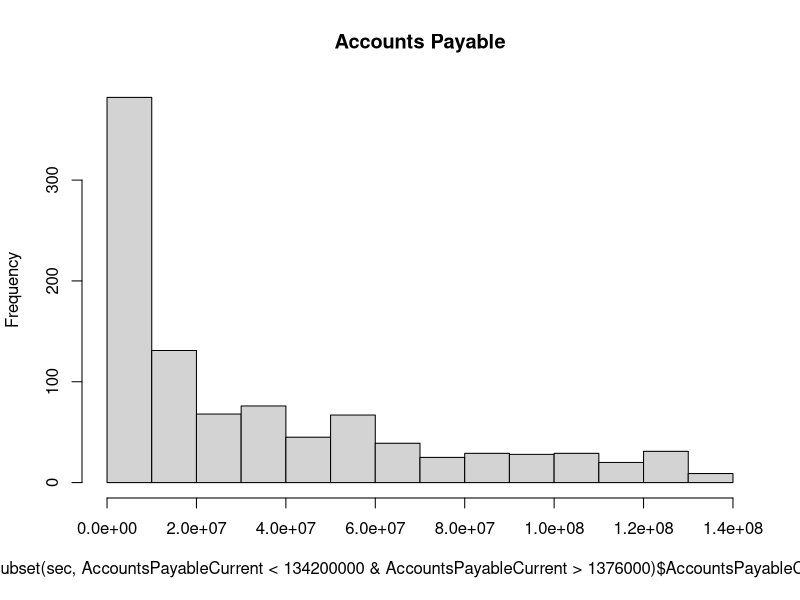
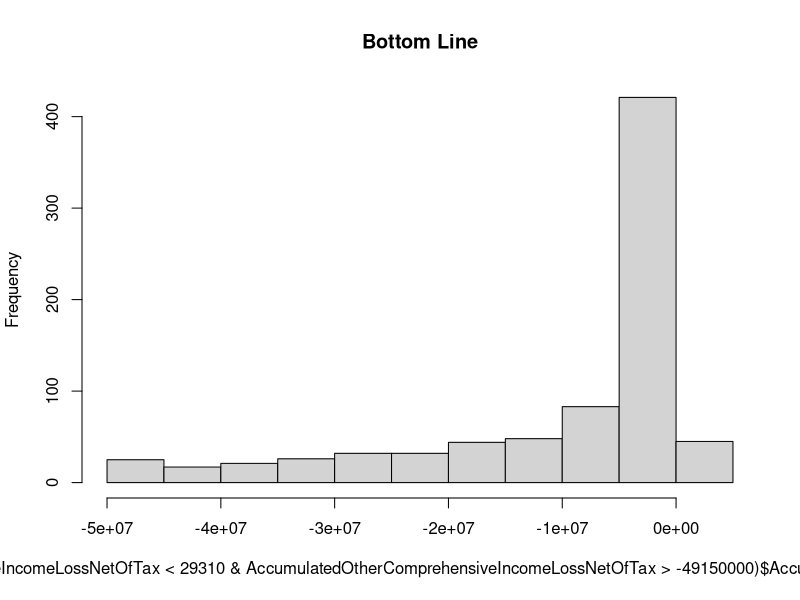
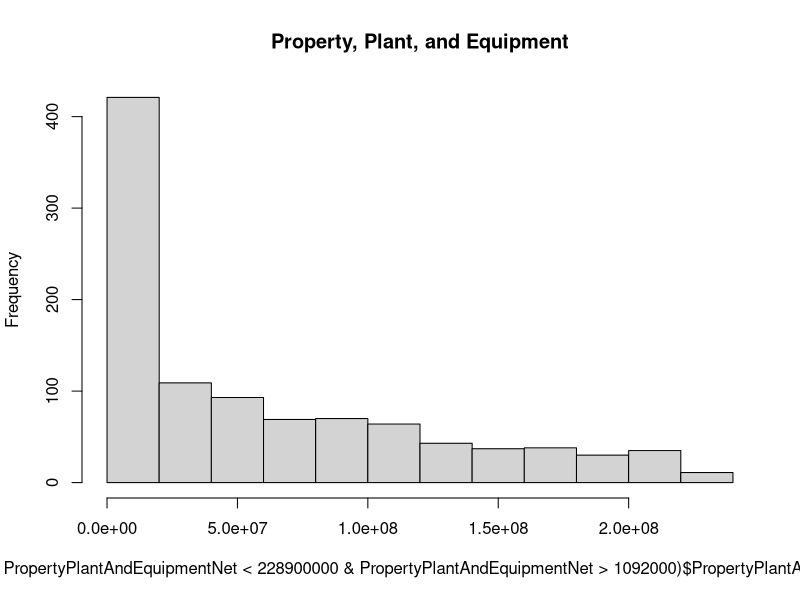
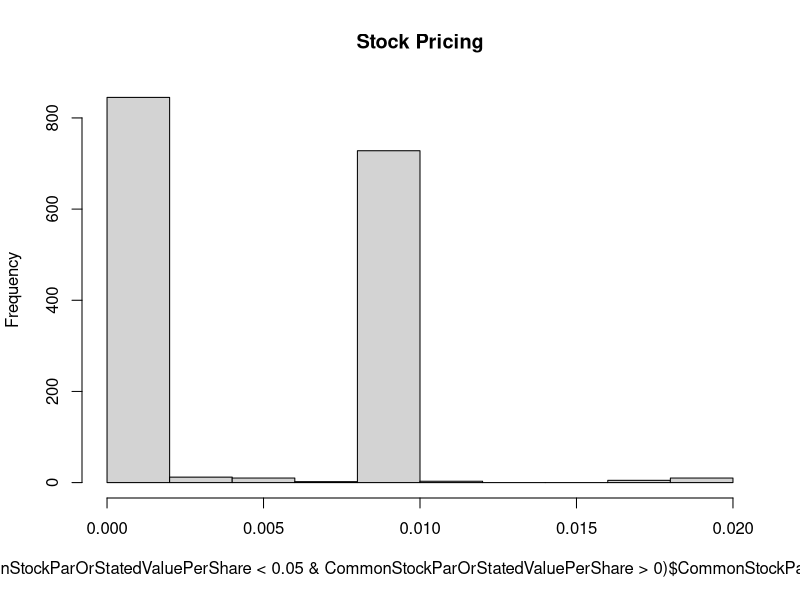

The R source for these figures, in order:
###############
# directories #
###############
getwd()
setwd("C:/Dhruv/Misc/Personal/writing/Blogging/2_posts/3_September/wk2_post9/2_Post 9_analysis")

########
# data #
########
sec <- read.csv("final_SEC_data.csv")

########
# eda #
########

# vars of interest, representing 4 sections

# AccountsPayableCurrent - 1	
# AccumulatedOtherComprehensiveIncomeLossNetOfTax - 2
# PropertyPlantAndEquipmentNet - 3 	
# CommonStockParOrStatedValuePerShare - 4

summary(sec)

# number of na's ranges from 3219/6028 to 5521/6027
# not all companies will have entries for every column on a financial statement
# eg companies that don't own heavy machinery will report rented gear in cash flows.

# (i)
hist(subset(sec, AccountsPayableCurrent < 1.342e+08 & AccountsPayableCurrent > 1.376e+06)$AccountsPayableCurrent, 
     main = "Accounts Payable")

# (ii)
hist(subset(sec, AccumulatedOtherComprehensiveIncomeLossNetOfTax < 2.931e+04 & AccumulatedOtherComprehensiveIncomeLossNetOfTax > -4.915e+07)$AccumulatedOtherComprehensiveIncomeLossNetOfTax, 
     main = "Bottom Line")

# (iii)
hist(subset(sec, PropertyPlantAndEquipmentNet < 2.289e+08 & PropertyPlantAndEquipmentNet > 1.092e+06)$PropertyPlantAndEquipmentNet, 
     main = "Property, Plant, and Equipment")

# (iv)
hist(subset(sec, CommonStockParOrStatedValuePerShare < 0.05 & CommonStockParOrStatedValuePerShare > 0)$CommonStockParOrStatedValuePerShare, 
     main = "Stock Pricing")



#############
# cutpoints #
#############


# (i) balance sheet

quantile(sec$AccountsPayableCurrent, c(.33, .66), na.rm = TRUE) 

sec$i_cutpoint = ""

for (i in 1:nrow(sec)){
  if (!is.na(sec$AccountsPayableCurrent[i]) & (sec$AccountsPayableCurrent[i]<=2798857)){
    sec$i_cutpoint[i] <- "low"
  } else if (!is.na(sec$AccountsPayableCurrent[i]) & (sec$AccountsPayableCurrent[i]>68671700)){
    sec$i_cutpoint[i] <- "high"
  } else if ((!is.na(sec$AccountsPayableCurrent[i])) & (sec$AccountsPayableCurrent[i]>2798857) & (sec$AccountsPayableCurrent[i])<=68671700){
    sec$i_cutpoint[i] <- "mid"
  }
}

table(sec$i_cutpoint)

# (ii) income statement

quantile(sec$AccumulatedOtherComprehensiveIncomeLossNetOfTax, c(.33, .66), na.rm = TRUE) 

sec$ii_cutpoint = ""

for (i in 1:nrow(sec)){
  if (!is.na(sec$AccumulatedOtherComprehensiveIncomeLossNetOfTax[i]) & (sec$AccumulatedOtherComprehensiveIncomeLossNetOfTax[i]<=(-23993170.0))){
    sec$ii_cutpoint[i] <- "low"
  } else if (!is.na(sec$AccumulatedOtherComprehensiveIncomeLossNetOfTax[i]) & (sec$AccumulatedOtherComprehensiveIncomeLossNetOfTax[i]>(-148086.3))){
    sec$ii_cutpoint[i] <- "high"
  } else if ((!is.na(sec$AccumulatedOtherComprehensiveIncomeLossNetOfTax[i])) & (sec$AccumulatedOtherComprehensiveIncomeLossNetOfTax[i]>(-23993170.0)) & (sec$AccumulatedOtherComprehensiveIncomeLossNetOfTax[i])<=(-148086.3)){
    sec$ii_cutpoint[i] <- "mid"
  }
}

table(sec$ii_cutpoint)


# (iii) operation expenses

quantile(sec$PropertyPlantAndEquipmentNet , c(.33, .66), na.rm = TRUE) 

sec$iii_cutpoint = ""

for (i in 1:nrow(sec)){
  if (!is.na(sec$PropertyPlantAndEquipmentNet [i]) & (sec$PropertyPlantAndEquipmentNet [i]<=5220200)){
    sec$iii_cutpoint[i] <- "low"
  } else if (!is.na(sec$PropertyPlantAndEquipmentNet [i]) & (sec$PropertyPlantAndEquipmentNet [i]>124741860)){
    sec$iii_cutpoint[i] <- "high"
  } else if ((!is.na(sec$PropertyPlantAndEquipmentNet [i])) & (sec$PropertyPlantAndEquipmentNet [i]>5220200) & (sec$PropertyPlantAndEquipmentNet [i])<=124741860){
    sec$iii_cutpoint[i] <- "mid"
  }
}

table(sec$iii_cutpoint)

# (iv) shareholders equity

quantile(sec$CommonStockParOrStatedValuePerShare  , c(.33, .66), na.rm = TRUE) 

sec$iv_cutpoint = ""

for (i in 1:nrow(sec)){
  if (!is.na(sec$CommonStockParOrStatedValuePerShare  [i]) & (sec$CommonStockParOrStatedValuePerShare  [i]<=0.001)){
    sec$iv_cutpoint[i] <- "low"
  } else if (!is.na(sec$CommonStockParOrStatedValuePerShare  [i]) & (sec$CommonStockParOrStatedValuePerShare  [i]>0.010)){
    sec$iv_cutpoint[i] <- "high"
  } else if ((!is.na(sec$CommonStockParOrStatedValuePerShare  [i])) & (sec$CommonStockParOrStatedValuePerShare  [i]>0.001) & (sec$CommonStockParOrStatedValuePerShare  [i])<=0.010){
    sec$iv_cutpoint[i] <- "mid"
  }
}

table(sec$iv_cutpoint)


###################################
# regression models: introduction #
###################################

# (i) balance sheet
fit <- lm(AccumulatedOtherComprehensiveIncomeLossNetOfTax ~ AccountsPayableCurrent + 
            AccountsReceivableNetCurrent, sec)
fit

summary(fit)

# (ii) income statement
fit <- lm(AccumulatedOtherComprehensiveIncomeLossNetOfTax ~ ComprehensiveIncomeNetOfTax + 
            NetIncomeLoss + 
            OperatingIncomeLoss + 
            RetainedEarningsAccumulatedDeficit, sec)
fit

summary(fit)


# (iii) operating expenses
fit <- lm(AccumulatedOtherComprehensiveIncomeLossNetOfTax ~ CashAndCashEquivalentsAtCarryingValue + 
            DepreciationAndAmortization + 
            DepreciationDepletionAndAmortization + 
            PropertyPlantAndEquipmentNet, sec)
fit

summary(fit)


# (iv) shareholders equity
fit <- lm(AccumulatedOtherComprehensiveIncomeLossNetOfTax ~ CommonStockParOrStatedValuePerShare + 
            CommonStockSharesAuthorized + 
            CommonStockSharesIssued + 
            CommonStockSharesOutstanding + 
            WeightedAverageNumberOfSharesOutstandingBasic, sec)
fit

summary(fit)


# Variables List
#
# AccountsPayableCurrent - 1	
# AccountsReceivableNetCurrent - 1
# 
# AccumulatedOtherComprehensiveIncomeLossNetOfTax - 2
# ComprehensiveIncomeNetOfTax - 2
# NetIncomeLoss - 2
# OperatingIncomeLoss - 2	
# RetainedEarningsAccumulatedDeficit - 2	
# 
# CashAndCashEquivalentsAtCarryingValue - 3
# DepreciationAndAmortization - 3
# DepreciationDepletionAndAmortization - 3	
# PropertyPlantAndEquipmentNet - 3 	
# 
# CommonStockParOrStatedValuePerShare - 4
# CommonStockSharesAuthorized - 4
# CommonStockSharesIssued - 4
# CommonStockSharesOutstanding - 4	
# WeightedAverageNumberOfSharesOutstandingBasic - 4


